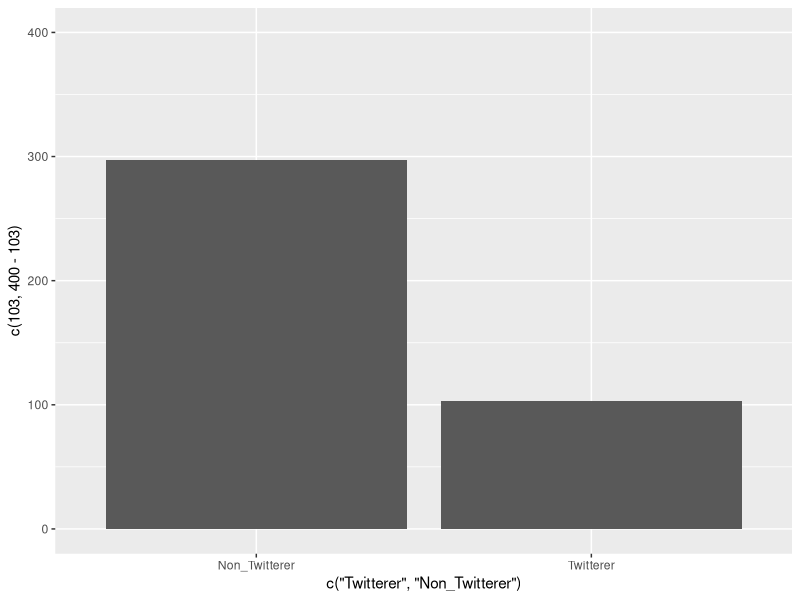
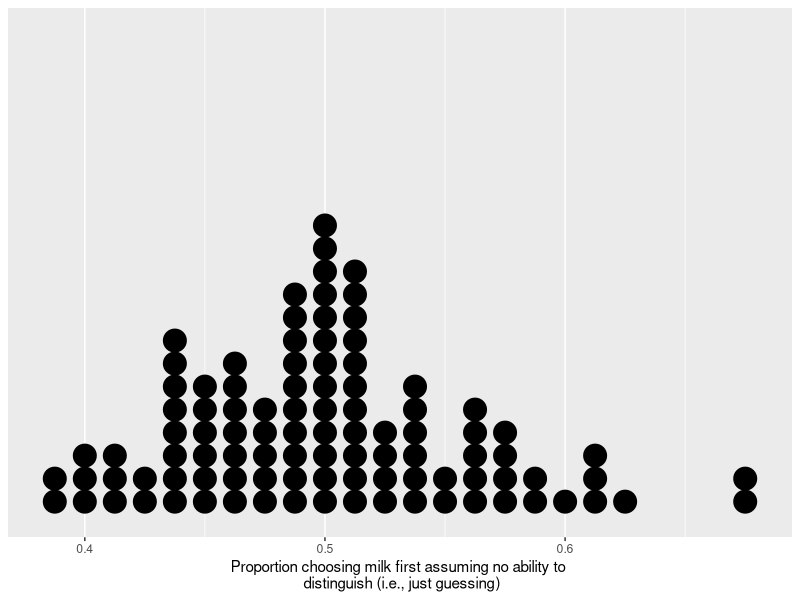

Recreate these plots in R, in order.
## ---- chunk 1
library(tidyverse)
library(knitr)
opts_chunk$set(warning = FALSE, message = FALSE)
## ---- chunk 2
sample(c("Head","Tail"), size=10,replace=TRUE)
# will do the same thing as:
sample(c("Head","Tail"), size=10, prob=c(0.5, 0.5), replace=TRUE)
# Even though the exact counts of "Head" and "Tail" differ each time you
# run this code, if you simulate enough coin flips (by increasing
# the value of 'size', you'll get approximately the same proportion
# of "Head" and "Tail" outcomes)

# To modify the code to make Tails much more likely than Heads, 
# we could change the probs:
sample(c("Head","Tail"), size=10, prob=c(0.1, 0.9), replace=TRUE)
## ---- chunk 3


## ---- chunk 4
ggplot(data=NULL, aes(x=c("Twitterer","Non_Twitterer"), y=c(103,400-103))) + 
  geom_col() + lims(y=c(0,400))
## ---- chunk 5

## ---- chunk 6

## ---- chunk 7

## ---- chunk 8

## ---- chunk 9
library(tidyverse)
set.seed(42) # need to set this so results won't change with every run/knit
repetitions <- 100
simulated_stats <- rep(NA, repetitions) 
n_observations <- 80
test_stat <- 47/n_observations # your test statistic
for (i in 1:repetitions)
{
  new_sim <- sample(c("Milk first", "Tea first"), size=n_observations, replace=TRUE)
  sim_p <- sum(new_sim == "Milk first") / n_observations
  simulated_stats[i] <- sim_p
}
sim <- tibble(p_correct = simulated_stats) # tibble() creates a data frame
## ---- chunk 10
ggplot(sim, aes(p_correct)) + 
  geom_dotplot() + 
  labs(x="Proportion choosing milk first assuming no ability to \n distinguish (i.e., just guessing)") +
  scale_y_continuous(NULL, breaks = NULL) # get rid of strange y-axis label
## ---- chunk 11

